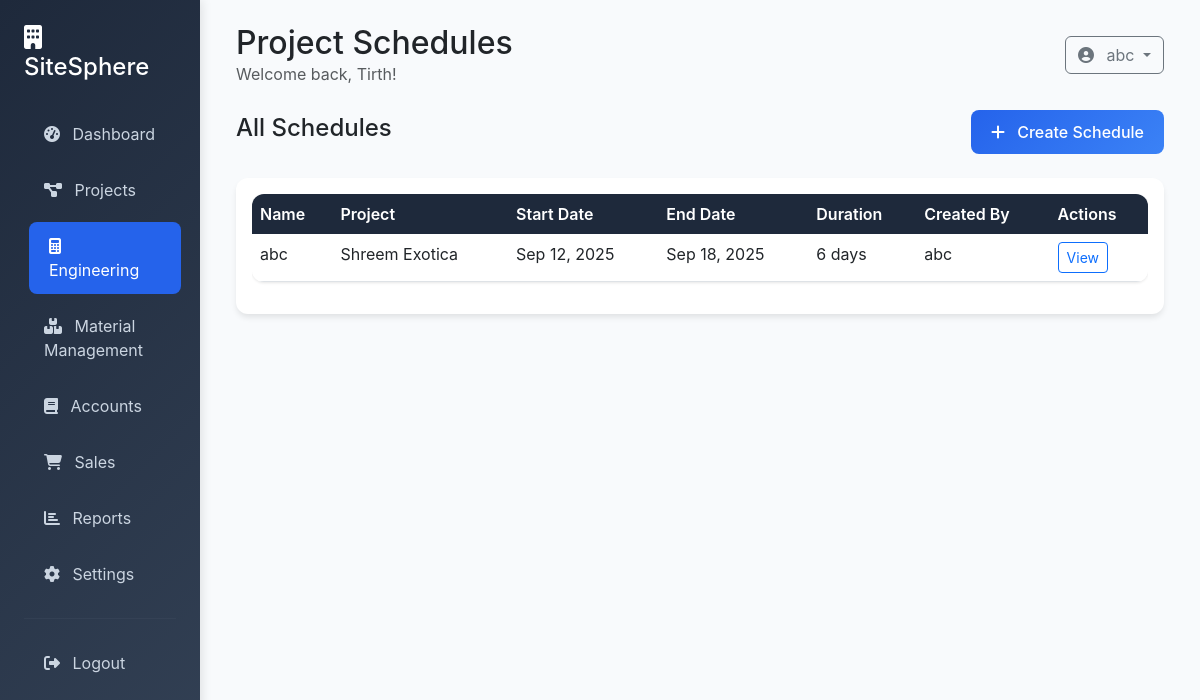
/engineering/schedules/ (signed in), run on the app's committed database.
### engineering/models.py (models this page shows, shortened)
class ProjectSchedule(models.Model):
    project = models.ForeignKey(Project, on_delete=models.CASCADE, related_name='schedules')
    name = models.CharField(max_length=255)
    start_date = models.DateField()
    end_date = models.DateField()
    created_by = models.ForeignKey(User, on_delete=models.CASCADE)
    created_at = models.DateTimeField(auto_now_add=True)

### projects/models.py (models this page shows, shortened)
class Project(models.Model):
    STATUS_CHOICES = [
        ('planning', 'Planning'),
        ('active', 'Active'),
        ('on_hold', 'On Hold'),
        ('completed', 'Completed'),
        ('cancelled', 'Cancelled'),
    ]
    name = models.CharField(max_length=255)
    company_name = models.CharField(max_length=255)
    description = models.TextField(blank=True)
    project_address = models.TextField()
    start_date = models.DateField()
    end_date = models.DateField(null=True, blank=True)
    estimated_budget = models.DecimalField(max_digits=15, decimal_places=2)
    actual_cost = models.DecimalField(max_digits=15, decimal_places=2, default=0)
    status = models.CharField(max_length=20, choices=STATUS_CHOICES, default='planning')
    completion_percentage = models.IntegerField(default=0)
    created_by = models.ForeignKey(User, on_delete=models.CASCADE)
    created_at = models.DateTimeField(auto_now_add=True)
    updated_at = models.DateTimeField(auto_now=True)

### engineering/views.py (the view)
# urls.py: path('schedules/', views.schedule_list, name='schedule_list'),
@login_required
def schedule_list(request):
    schedules = ProjectSchedule.objects.filter(project__created_by=request.user).order_by('-created_at')
    context = {
        'schedules': schedules,
    }
    return render(request, 'engineering/schedule_list.html', context)

### templates/engineering/schedule_list.html (shortened to what this page needs)
{% extends 'base.html' %}
{% block page_title %}Project Schedules{% endblock %}
{% block content %}
<div class="row mb-4">
    <div class="col-12">
        <div class="d-flex justify-content-between align-items-center">
            <h4>All Schedules</h4>
            <a href="{% url 'engineering:schedule_create' %}" class="btn btn-primary">
                <i class="fas fa-plus me-2"></i>
                Create Schedule
            </a>
        </div>
    </div>
</div>
<div class="row">
    <div class="col-12">
        <div class="card">
            <div class="card-body">
                {% if schedules %}
                <div class="table-responsive">
                    <table class="table table-hover">
                        <thead>
                            <tr>
                                <th>Name</th>
                                <th>Project</th>
                                <th>Start Date</th>
                                <th>End Date</th>
                                <th>Duration</th>
                                <th>Created By</th>
                                <th>Actions</th>
                            </tr>
                        </thead>
                        <tbody>
                            {% for schedule in schedules %}
                            <tr>
                                <td>{{ schedule.name }}</td>
                                <td>{{ schedule.project.name }}</td>
                                <td>{{ schedule.start_date|date:"M d, Y" }}</td>
                                <td>{{ schedule.end_date|date:"M d, Y" }}</td>
                                <td>{{ schedule.end_date|timeuntil:schedule.start_date }}</td>
                                <td>{{ schedule.created_by.username }}</td>
                                <td>
                                    <a href="{% url 'engineering:schedule_detail' schedule.id %}" class="btn btn-sm btn-outline-primary">View</a>
                                </td>
                            </tr>
                            {% endfor %}
                        </tbody>
                    </table>
                </div>
                {% endif %}
            </div>
        </div>
    </div>
</div>
{% endblock %}

### templates/base.html (shortened to what this page needs)
<!DOCTYPE html>
<html lang="en">
<head>
    <link href="https://cdn.jsdelivr.net/npm/bootstrap@5.3.0/dist/css/bootstrap.min.css" rel="stylesheet">
    <link href="https://cdnjs.cloudflare.com/ajax/libs/font-awesome/6.4.0/css/all.min.css" rel="stylesheet">
</head>
<body>
    {% if user.is_authenticated %}
    <div class="container-fluid">
        <div class="row">
            <div class="col-md-3 col-lg-2 px-0">
                <div class="sidebar">
                    <div class="p-4">
                        <h4 class="text-white mb-4">
                            <i class="fas fa-building me-2"></i>
                            SiteSphere
                        </h4>
                        <nav class="nav flex-column">
                            <a class="nav-link {% if request.resolver_match.url_name == 'home' %}active{% endif %}" href="{% url 'dashboard:home' %}">
                                <i class="fas fa-tachometer-alt me-2"></i>
                                Dashboard
                            </a>
                            <a class="nav-link {% if request.resolver_match.url_name == 'project_selection' %}active{% endif %}" href="{% url 'dashboard:project_selection' %}">
                                <i class="fas fa-project-diagram me-2"></i>
                                Projects
                            </a>
                            <a class="nav-link {% if 'engineering' in request.resolver_match.namespace %}active{% endif %}" href="{% url 'engineering:dashboard' %}">
                                <i class="fas fa-calculator me-2"></i>
                                Engineering
                            </a>
                            <a class="nav-link {% if 'material_management' in request.resolver_match.namespace %}active{% endif %}" href="{% url 'material_management:dashboard' %}">
                                <i class="fas fa-boxes me-2"></i>
                                Material Management
                            </a>
                            <a class="nav-link {% if 'accounts' in request.resolver_match.namespace %}active{% endif %}" href="{% url 'accounts:dashboard' %}">
                                <i class="fas fa-book me-2"></i>
                                Accounts
                            </a>
                            <a class="nav-link {% if 'sales' in request.resolver_match.namespace %}active{% endif %}" href="{% url 'sales:dashboard' %}">
                                <i class="fas fa-shopping-cart me-2"></i>
                                Sales
                            </a>
                            <a class="nav-link" href="#">
                                <i class="fas fa-chart-bar me-2"></i>
                                Reports
                            </a>
                            <a class="nav-link" href="#">
                                <i class="fas fa-cog me-2"></i>
                                Settings
                            </a>
                            <hr class="my-3" style="border-color: #475569;">
                            <a class="nav-link" href="{% url 'authentication:logout' %}">
                                <i class="fas fa-sign-out-alt me-2"></i>
                                Logout
                            </a>
                        </nav>
                    </div>
                </div>
            </div>
            <div class="col-md-9 col-lg-10">
                <div class="p-4">
                    <div class="d-flex justify-content-between align-items-center mb-4">
                        <div>
                            <h2 class="mb-0">{% block page_title %}Dashboard{% endblock %}</h2>
                            <p class="text-muted mb-0">Welcome back, {{ user.first_name|default:user.username }}!</p>
                        </div>
                        <div class="d-flex align-items-center">
                            <div class="dropdown">
                                <button class="btn btn-outline-secondary dropdown-toggle" type="button" data-bs-toggle="dropdown">
                                    <i class="fas fa-user-circle me-2"></i>
                                    {{ user.username }}
                                </button>
                            </div>
                        </div>
                    </div>
                    {% block content %}{% endblock %}
                </div>
            </div>
        </div>
    </div>
    {% else %}
    {% block auth_content %}{% endblock %}
    {% endif %}
</body>
</html>

### templates/base.html (style rules this page uses)
:root { --primary-color: #2563eb; --secondary-color: #64748b; --success-color: #10b981; --warning-color: #f59e0b; --danger-color: #ef4444; --dark-color: #1e293b; --light-color: #f8fafc; }
body { background-color: var(--light-color); font-family: 'Inter', -apple-system, BlinkMacSystemFont, sans-serif; }
.sidebar { background: linear-gradient(135deg, var(--dark-color) 0%, #334155 100%); min-height: 100vh; box-shadow: 2px 0 10px rgba(0,0,0,0.1); }
.sidebar .nav-link { color: #cbd5e1; padding: 12px 20px; margin: 4px 0; border-radius: 8px; transition: all 0.3s ease; }
.sidebar .nav-link:hover, .sidebar .nav-link.active { background-color: var(--primary-color); color: white; transform: translateX(5px); }
.card { border: none; border-radius: 12px; box-shadow: 0 4px 6px -1px rgba(0, 0, 0, 0.1); transition: transform 0.2s ease, box-shadow 0.2s ease; }
.btn-primary { background: linear-gradient(135deg, var(--primary-color) 0%, #3b82f6 100%); border: none; border-radius: 8px; padding: 10px 20px; font-weight: 500; transition: all 0.3s ease; }
.table { border-radius: 12px; overflow: hidden; box-shadow: 0 1px 3px rgba(0, 0, 0, 0.1); }
.table thead th { background-color: var(--dark-color); color: white; border: none; font-weight: 600; }

### data on the page
ProjectSchedule: name "abc", project.name "Shreem Exotica", start_date "Sep 12, 2025", end_date "Sep 18, 2025", end_date "6 days", created_by.username "abc"

### other printed values
{{ user.first_name|default:user.username }} "Tirth"
{{ user.username }} "abc"
